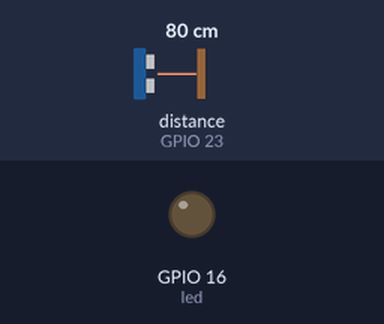
Bench run of a program on a simulated Raspberry Pi (BCM pin numbers). Parts: output pins drawn as LEDs (lit = HIGH). The test bench sets the inputs (shaded band); at power-on: distance to the obstacle (sensor on GPIO 23) 80 cm.

Above: at 1.2 s.
1.3 s: distance to the obstacle (sensor on GPIO 23) set to 23 cm
2.8 s: distance to the obstacle (sensor on GPIO 23) set to 18 cm
At 4.0 s:
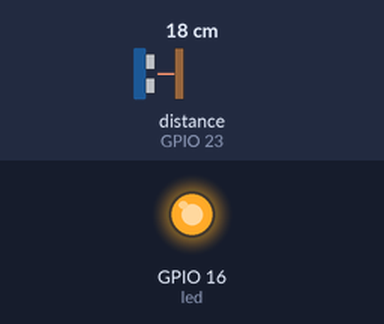
4.5 s: distance to the obstacle (sensor on GPIO 23) set to 35 cm
At 5.8 s:
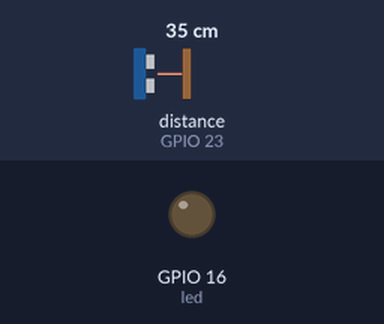
6.2 s: distance to the obstacle (sensor on GPIO 23) set to 2 cm
At 7.3 s:
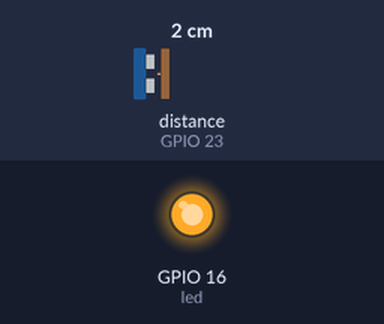
Timing chart, 0 to 8.9 s (numbered marks = the images above; inputs shaded):
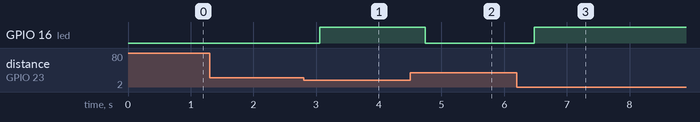

The program:

ultrasonic__sensor.py
```python
#!/usr/bin/python
"""
 Author :Dharmendra Kumar Yadav
 this code is used to measure the distance of the Object using the
 Ultrsonic sensor
"""
from gpiozero import DistanceSensor, LED
from signal import pause

sensor = DistanceSensor(23, 24, max_distance=1, threshold_distance=0.2)
led = LED(16)

sensor.when_in_range = led.on
sensor.when_out_of_range = led.off

pause()
```

Measured:
- the behaviour switches between 21 and 20 cm on distance to the obstacle (sensor on GPIO 23) (found by bisection; images 0 and 1)
- after the input at 1.3 s, every drawn part: stays the same
- after the input at 2.8 s, GPIO 16 (led): LOW → HIGH after 0.26 s
- after the input at 4.5 s, GPIO 16 (led): HIGH → LOW after 0.24 s
- after the input at 6.2 s, GPIO 16 (led): LOW → HIGH after 0.28 s
